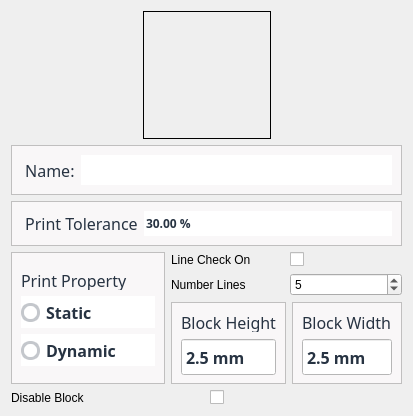
<?xml version="1.0" encoding="UTF-8"?>
<ui version="4.0">
 <class>InspectionRectDialog</class>
 <widget class="QDialog" name="InspectionRectDialog">
  <property name="geometry">
   <rect>
    <x>0</x>
    <y>0</y>
    <width>413</width>
    <height>412</height>
   </rect>
  </property>
  <property name="windowTitle">
   <string>Inspection Window</string>
  </property>
  <layout class="QGridLayout" name="gridLayout_9">
   <item row="0" column="0">
    <layout class="QGridLayout" name="gridLayout_8">
     <item row="0" column="0">
      <spacer name="horizontalSpacer">
       <property name="orientation">
        <enum>Qt::Horizontal</enum>
       </property>
       <property name="sizeHint" stdset="0">
        <size>
         <width>118</width>
         <height>20</height>
        </size>
       </property>
      </spacer>
     </item>
     <item row="0" column="1">
      <widget class="QLabel" name="labelReferenceImage">
       <property name="minimumSize">
        <size>
         <width>128</width>
         <height>128</height>
        </size>
       </property>
       <property name="frameShape">
        <enum>QFrame::Box</enum>
       </property>
       <property name="text">
        <string/>
       </property>
       <property name="textFormat">
        <enum>Qt::AutoText</enum>
       </property>
       <property name="alignment">
        <set>Qt::AlignCenter</set>
       </property>
      </widget>
     </item>
     <item row="0" column="2">
      <spacer name="horizontalSpacer_2">
       <property name="orientation">
        <enum>Qt::Horizontal</enum>
       </property>
       <property name="sizeHint" stdset="0">
        <size>
         <width>118</width>
         <height>20</height>
        </size>
       </property>
      </spacer>
     </item>
     <item row="1" column="0" colspan="3">
      <widget class="QFrame" name="frameDashBoardBlockName">
       <property name="styleSheet">
        <string notr="true">QFrame{
     background:rgb(249,247,248);

}

QLabel{
  background:rgb(249,247,248);
  color: rgb(39,51,66);
  font-size: 16px;
  font-family: Siemens Sans;
  min-height: 20px;
  max-height: 20px;
}

QRadioButton{
     background:rgb(255,255,255);
      color: rgb(39,51,66);
     font-size: 16px;
     font-weight: bold;
     font-family: Siemens Sans;
     min-height: 32px;
     max-height: 32px;
}

QRadioButton::indicator {
width: 15px;
height: 15px;
border-radius: 15px;
}

QRadioButton::indicator::unchecked{ 
border: 3px solid; 
border-color: rgb(196,199,204);
border-radius: 9px;
background-color: white; 
width: 13px; 
height: 13px; 
}

QRadioButton::indicator::checked{ 
border: 3px solid; 
border-color: rgb(196,199,204);
border-radius: 9px;
background-color: rgb(0,95,135); 
width: 13px; 
height:13px; 
}






</string>
       </property>
       <property name="frameShape">
        <enum>QFrame::StyledPanel</enum>
       </property>
       <property name="frameShadow">
        <enum>QFrame::Raised</enum>
       </property>
       <layout class="QGridLayout" name="gridLayout_5">
        <item row="0" column="0">
         <widget class="QLabel" name="labelDashBoardInspectionWindow">
          <property name="sizePolicy">
           <sizepolicy hsizetype="Fixed" vsizetype="Fixed">
            <horstretch>0</horstretch>
            <verstretch>0</verstretch>
           </sizepolicy>
          </property>
          <property name="font">
           <font>
            <family>Siemens Sans</family>
            <pointsize>-1</pointsize>
           </font>
          </property>
          <property name="styleSheet">
           <string notr="true"/>
          </property>
          <property name="text">
           <string> Name:</string>
          </property>
         </widget>
        </item>
        <item row="0" column="1">
         <widget class="QLineEdit" name="lineEditInspectionWindowName">
          <property name="minimumSize">
           <size>
            <width>0</width>
            <height>30</height>
           </size>
          </property>
          <property name="maximumSize">
           <size>
            <width>16777215</width>
            <height>30</height>
           </size>
          </property>
          <property name="font">
           <font>
            <family>Siemens Sans</family>
            <pointsize>-1</pointsize>
            <weight>75</weight>
            <bold>true</bold>
           </font>
          </property>
          <property name="styleSheet">
           <string notr="true">QLineEdit{
   color: rgb(39,51,66);
   font-size: 16px;
   font-weight: bold;
   font-family: Siemens Sans;
}</string>
          </property>
          <property name="text">
           <string/>
          </property>
          <property name="frame">
           <bool>false</bool>
          </property>
         </widget>
        </item>
       </layout>
      </widget>
     </item>
     <item row="2" column="0" colspan="3">
      <widget class="QFrame" name="frameDashBoardPrintTolerance">
       <property name="styleSheet">
        <string notr="true">QFrame{
     background:rgb(249,247,248);

}

QLabel{
  background:rgb(249,247,248);
  color: rgb(39,51,66);
  font-size: 16px;
  font-family: Siemens Sans;
  min-height: 20px;
  max-height: 20px;
}

QRadioButton{
     background:rgb(255,255,255);
      color: rgb(39,51,66);
     font-size: 16px;
     font-weight: bold;
     font-family: Siemens Sans;
     min-height: 32px;
     max-height: 32px;
}

QRadioButton::indicator {
width: 15px;
height: 15px;
border-radius: 15px;
}

QRadioButton::indicator::unchecked{ 
border: 3px solid; 
border-color: rgb(196,199,204);
border-radius: 9px;
background-color: white; 
width: 13px; 
height: 13px; 
}

QRadioButton::indicator::checked{ 
border: 3px solid; 
border-color: rgb(196,199,204);
border-radius: 9px;
background-color: rgb(0,95,135); 
width: 13px; 
height:13px; 
}






</string>
       </property>
       <property name="frameShape">
        <enum>QFrame::StyledPanel</enum>
       </property>
       <property name="frameShadow">
        <enum>QFrame::Raised</enum>
       </property>
       <layout class="QGridLayout" name="gridLayout">
        <property name="leftMargin">
         <number>9</number>
        </property>
        <property name="topMargin">
         <number>9</number>
        </property>
        <property name="rightMargin">
         <number>9</number>
        </property>
        <property name="bottomMargin">
         <number>9</number>
        </property>
        <property name="spacing">
         <number>6</number>
        </property>
        <item row="0" column="0">
         <widget class="QLabel" name="labelDashBoardPrintTolerance">
          <property name="sizePolicy">
           <sizepolicy hsizetype="Fixed" vsizetype="Fixed">
            <horstretch>0</horstretch>
            <verstretch>0</verstretch>
           </sizepolicy>
          </property>
          <property name="font">
           <font>
            <family>Siemens Sans</family>
            <pointsize>-1</pointsize>
           </font>
          </property>
          <property name="styleSheet">
           <string notr="true"/>
          </property>
          <property name="text">
           <string> Print Tolerance</string>
          </property>
         </widget>
        </item>
        <item row="0" column="1">
         <widget class="QDoubleSpinBox" name="doubleSpinBoxPrintErrorTolInPercent">
          <property name="font">
           <font>
            <family>Siemens Sans</family>
            <weight>75</weight>
            <bold>true</bold>
           </font>
          </property>
          <property name="styleSheet">
           <string notr="true">QDoubleSpinBox{
     background:rgb(255,255,255);
     color:rgb(39,51,66);
}</string>
          </property>
          <property name="wrapping">
           <bool>false</bool>
          </property>
          <property name="frame">
           <bool>false</bool>
          </property>
          <property name="readOnly">
           <bool>false</bool>
          </property>
          <property name="buttonSymbols">
           <enum>QAbstractSpinBox::NoButtons</enum>
          </property>
          <property name="suffix">
           <string> %</string>
          </property>
          <property name="decimals">
           <number>2</number>
          </property>
          <property name="minimum">
           <double>0.000000000000000</double>
          </property>
          <property name="maximum">
           <double>100.000000000000000</double>
          </property>
          <property name="singleStep">
           <double>0.100000000000000</double>
          </property>
          <property name="value">
           <double>30.000000000000000</double>
          </property>
         </widget>
        </item>
       </layout>
      </widget>
     </item>
    </layout>
   </item>
   <item row="1" column="0">
    <layout class="QGridLayout" name="gridLayout_7">
     <item row="0" column="0">
      <widget class="QFrame" name="frameDashBoardPrintProperty">
       <property name="styleSheet">
        <string notr="true">QFrame{
     background:rgb(249,247,248);

}

QLabel{
  background:rgb(249,247,248);
  color: rgb(39,51,66);
  font-size: 16px;
  font-family: Siemens Sans;
  min-height: 20px;
  max-height: 20px;
}

QRadioButton{
     background:rgb(255,255,255);
      color: rgb(39,51,66);
     font-size: 16px;
     font-weight: bold;
     font-family: Siemens Sans;
     min-height: 32px;
     max-height: 32px;
}

QRadioButton::indicator {
width: 15px;
height: 15px;
border-radius: 15px;
}

QRadioButton::indicator::unchecked{ 
border: 3px solid; 
border-color: rgb(196,199,204);
border-radius: 9px;
background-color: white; 
width: 13px; 
height: 13px; 
}

QRadioButton::indicator::checked{ 
border: 3px solid; 
border-color: rgb(196,199,204);
border-radius: 9px;
background-color: rgb(0,95,135); 
width: 13px; 
height:13px; 
}






</string>
       </property>
       <property name="frameShape">
        <enum>QFrame::StyledPanel</enum>
       </property>
       <property name="frameShadow">
        <enum>QFrame::Raised</enum>
       </property>
       <layout class="QGridLayout" name="gridLayout_35">
        <property name="leftMargin">
         <number>9</number>
        </property>
        <item row="1" column="0">
         <layout class="QGridLayout" name="gridLayout_36">
          <item row="2" column="0">
           <widget class="QRadioButton" name="radioButtonPrintPropertyDynamic">
            <property name="font">
             <font>
              <family>Siemens Sans</family>
              <pointsize>-1</pointsize>
              <weight>75</weight>
              <bold>true</bold>
             </font>
            </property>
            <property name="text">
             <string>Dynamic</string>
            </property>
           </widget>
          </item>
          <item row="1" column="0">
           <widget class="QRadioButton" name="radioButtonPrintPropertyStatic">
            <property name="font">
             <font>
              <family>Siemens Sans</family>
              <pointsize>-1</pointsize>
              <weight>75</weight>
              <bold>true</bold>
             </font>
            </property>
            <property name="text">
             <string>Static</string>
            </property>
           </widget>
          </item>
          <item row="0" column="0">
           <widget class="QLabel" name="labelDashBoardPrintProperty">
            <property name="font">
             <font>
              <family>Siemens Sans</family>
              <pointsize>-1</pointsize>
             </font>
            </property>
            <property name="text">
             <string>Print Property</string>
            </property>
           </widget>
          </item>
         </layout>
        </item>
       </layout>
      </widget>
     </item>
     <item row="0" column="1">
      <layout class="QGridLayout" name="gridLayout_2">
       <item row="0" column="0" colspan="2">
        <layout class="QGridLayout" name="gridLayout_4">
         <item row="0" column="0">
          <widget class="QLabel" name="labelOnlyLineCheck">
           <property name="text">
            <string>Line Check On</string>
           </property>
          </widget>
         </item>
         <item row="0" column="1">
          <widget class="QCheckBox" name="checkBoxUseOnlyLineCheck">
           <property name="text">
            <string/>
           </property>
          </widget>
         </item>
        </layout>
       </item>
       <item row="1" column="0" colspan="2">
        <layout class="QGridLayout" name="gridLayout_3">
         <item row="0" column="0">
          <widget class="QLabel" name="labelNumberLines">
           <property name="text">
            <string>Number Lines</string>
           </property>
          </widget>
         </item>
         <item row="0" column="1">
          <widget class="QDoubleSpinBox" name="doubleSpinBoxNumberLines">
           <property name="decimals">
            <number>0</number>
           </property>
           <property name="minimum">
            <double>1.000000000000000</double>
           </property>
           <property name="value">
            <double>5.000000000000000</double>
           </property>
          </widget>
         </item>
        </layout>
       </item>
       <item row="2" column="0">
        <widget class="QFrame" name="frameDashBoardBlockHeight">
         <property name="maximumSize">
          <size>
           <width>200</width>
           <height>82</height>
          </size>
         </property>
         <property name="styleSheet">
          <string notr="true">QFrame{
     background:rgb(249,247,248);
    
     min-height: 80px;
     max-height: 80px;
}

QLabel{
  background:rgb(249,247,248);
  border: 0px solid rgb(0,255,0);
  color: rgb(39,51,66);
  font-size: 16px;
  font-family: Siemens Sans;
  min-height: 20px;
  max-height: 20px;
}

QDoubleSpinBox{
background:rgb(255,255,255);
  color: rgb(39,51,66);
  font-size: 16px;
  font-weight: bold;
  font-family: Siemens Sans;
  min-height: 32px;
  max-height: 32px;
}

QDoubleSpinBox::focus{
 border: 2px solid rgb(0,95,135);
}

</string>
         </property>
         <property name="frameShape">
          <enum>QFrame::StyledPanel</enum>
         </property>
         <property name="frameShadow">
          <enum>QFrame::Raised</enum>
         </property>
         <layout class="QGridLayout" name="gridLayout_20">
          <property name="leftMargin">
           <number>9</number>
          </property>
          <property name="rightMargin">
           <number>9</number>
          </property>
          <item row="0" column="0">
           <widget class="QLabel" name="labelDashBoardROIROIHoseDetectionHeight">
            <property name="font">
             <font>
              <family>Siemens Sans</family>
              <pointsize>-1</pointsize>
             </font>
            </property>
            <property name="styleSheet">
             <string notr="true"/>
            </property>
            <property name="text">
             <string>Block Height</string>
            </property>
           </widget>
          </item>
          <item row="1" column="0">
           <widget class="QDoubleSpinBox" name="doubleSpinBoxBlockHeight">
            <property name="font">
             <font>
              <family>Siemens Sans</family>
              <pointsize>-1</pointsize>
              <weight>75</weight>
              <bold>true</bold>
             </font>
            </property>
            <property name="styleSheet">
             <string notr="true">QDoubleSpinBox{
     background:rgb(255,255,255);
     color:rgb(39,51,66);
}</string>
            </property>
            <property name="wrapping">
             <bool>false</bool>
            </property>
            <property name="buttonSymbols">
             <enum>QAbstractSpinBox::NoButtons</enum>
            </property>
            <property name="suffix">
             <string> mm</string>
            </property>
            <property name="decimals">
             <number>1</number>
            </property>
            <property name="minimum">
             <double>0.500000000000000</double>
            </property>
            <property name="maximum">
             <double>500.000000000000000</double>
            </property>
            <property name="singleStep">
             <double>0.500000000000000</double>
            </property>
            <property name="value">
             <double>2.500000000000000</double>
            </property>
           </widget>
          </item>
         </layout>
        </widget>
       </item>
       <item row="2" column="1">
        <widget class="QFrame" name="frameDashBoardBlockWidth">
         <property name="maximumSize">
          <size>
           <width>200</width>
           <height>82</height>
          </size>
         </property>
         <property name="styleSheet">
          <string notr="true">QFrame{
     background:rgb(249,247,248);
    
     min-height: 80px;
     max-height: 80px;
}

QLabel{
  background:rgb(249,247,248);
  border: 0px solid rgb(0,255,0);
  color: rgb(39,51,66);
  font-size: 16px;
  font-family: Siemens Sans;
  min-height: 20px;
  max-height: 20px;
}

QDoubleSpinBox{
background:rgb(255,255,255);
  color: rgb(39,51,66);
  font-size: 16px;
  font-weight: bold;
  font-family: Siemens Sans;
  min-height: 32px;
  max-height: 32px;
}

QDoubleSpinBox::focus{
 border: 2px solid rgb(0,95,135);
}

</string>
         </property>
         <property name="frameShape">
          <enum>QFrame::StyledPanel</enum>
         </property>
         <property name="frameShadow">
          <enum>QFrame::Raised</enum>
         </property>
         <layout class="QGridLayout" name="gridLayout_19">
          <property name="leftMargin">
           <number>9</number>
          </property>
          <property name="rightMargin">
           <number>9</number>
          </property>
          <item row="0" column="0">
           <widget class="QLabel" name="labelDashBoardBlockWidth">
            <property name="font">
             <font>
              <family>Siemens Sans</family>
              <pointsize>-1</pointsize>
             </font>
            </property>
            <property name="styleSheet">
             <string notr="true"/>
            </property>
            <property name="text">
             <string>Block Width</string>
            </property>
           </widget>
          </item>
          <item row="1" column="0">
           <widget class="QDoubleSpinBox" name="doubleSpinBoxBlockWidth">
            <property name="font">
             <font>
              <family>Siemens Sans</family>
              <pointsize>-1</pointsize>
              <weight>75</weight>
              <bold>true</bold>
             </font>
            </property>
            <property name="styleSheet">
             <string notr="true">QDoubleSpinBox{
     background:rgb(255,255,255);
     color:rgb(39,51,66);
}</string>
            </property>
            <property name="wrapping">
             <bool>false</bool>
            </property>
            <property name="buttonSymbols">
             <enum>QAbstractSpinBox::NoButtons</enum>
            </property>
            <property name="suffix">
             <string> mm</string>
            </property>
            <property name="decimals">
             <number>1</number>
            </property>
            <property name="minimum">
             <double>0.500000000000000</double>
            </property>
            <property name="maximum">
             <double>500.000000000000000</double>
            </property>
            <property name="singleStep">
             <double>0.500000000000000</double>
            </property>
            <property name="value">
             <double>2.500000000000000</double>
            </property>
           </widget>
          </item>
         </layout>
        </widget>
       </item>
      </layout>
     </item>
    </layout>
   </item>
   <item row="2" column="0">
    <layout class="QGridLayout" name="gridLayout_6">
     <item row="0" column="0">
      <widget class="QLabel" name="labelDisableBlock">
       <property name="text">
        <string>Disable Block</string>
       </property>
      </widget>
     </item>
     <item row="0" column="1">
      <widget class="QCheckBox" name="checkBoxDisableBlock">
       <property name="text">
        <string/>
       </property>
      </widget>
     </item>
    </layout>
   </item>
  </layout>
 </widget>
 <tabstops>
  <tabstop>checkBoxUseOnlyLineCheck</tabstop>
  <tabstop>doubleSpinBoxNumberLines</tabstop>
  <tabstop>radioButtonPrintPropertyStatic</tabstop>
  <tabstop>radioButtonPrintPropertyDynamic</tabstop>
 </tabstops>
 <resources/>
 <connections/>
</ui>
